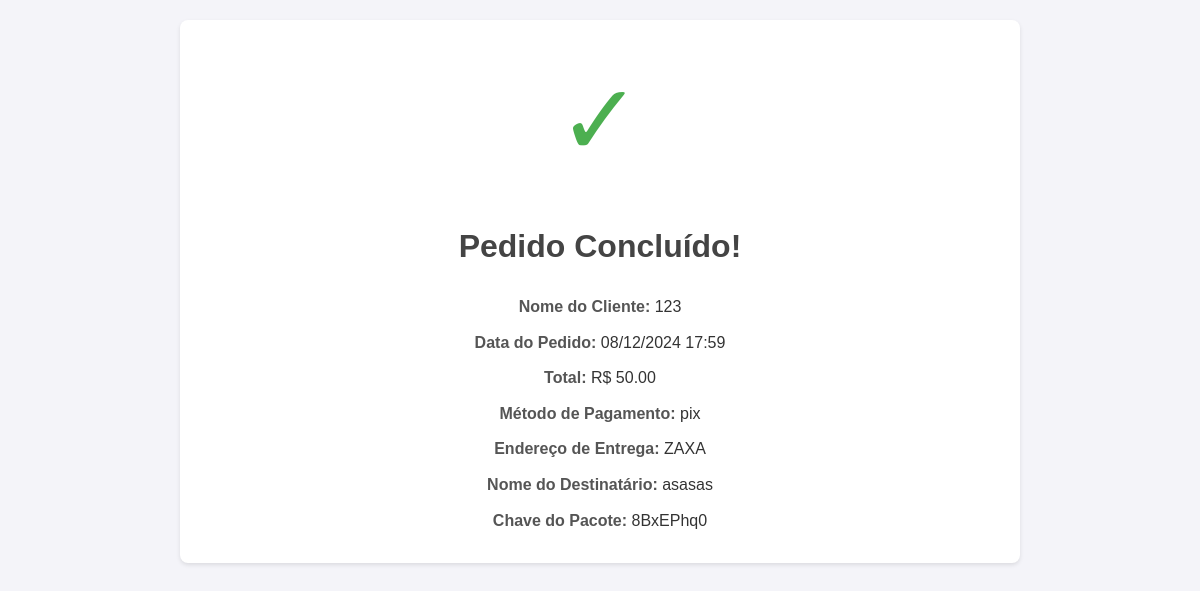
/pedido_concluido/2/, run on the app's committed database.
### produtos/models.py (models this page shows, shortened)
class Pedido(models.Model):
    cliente = models.ForeignKey('Cliente', on_delete=models.CASCADE)
    carrinho = models.ForeignKey('Carrinho', on_delete=models.CASCADE)
    metodo_pagamento = models.CharField(max_length=255)
    endereco_entrega = models.CharField(max_length=255)
    nome_destinatario = models.CharField(max_length=255)
    chave_pacote = models.CharField(max_length=8, blank=True, null=True)
    data = models.DateTimeField(default=timezone.now)

class Cliente(AbstractUser):
    telefone = models.CharField(max_length=15)
    endereco = models.TextField()
    USERNAME_FIELD = 'username'
    EMAIL_FIELD = 'email'
    REQUIRED_FIELDS = []
    objects = CustomManager()

class Carrinho(models.Model):
    cliente = models.OneToOneField(Cliente, on_delete=models.CASCADE)
    total = models.DecimalField(max_digits=10, decimal_places=2, default=0.00)

### produtos/views.py (the view)
# urls.py: path('pedido_concluido/<int:pedido_id>/',views.pedido_concluido, name='pedido_concluido'),
def pedido_concluido(request, pedido_id):
    try:
        pedido = Pedido.objects.get(id=pedido_id)
        print(pedido.data)  # Verifique se a data está sendo recuperada
    except Pedido.DoesNotExist:
        return HttpResponse("Pedido não encontrado.")
    return render(request, 'produtos/pedido_concluido.html', {'pedido': pedido})

### produtos/templates/produtos/pedido_concluido.html (shortened to what this page needs)
<!DOCTYPE html>
<html lang="en">
<head>
</head>
<body>
    <div class="container">
        <div class="checkmark">&#10003;</div>
        <h1>Pedido Concluído!</h1>
        <div class="details">
            <p><strong>Nome do Cliente:</strong> {{ pedido.cliente.username }}</p>
            <p><strong>Data do Pedido:</strong> {{ pedido.data|date:"d/m/Y H:i" }}</p>
            <p><strong>Total:</strong> R$ {{ pedido.carrinho.total|floatformat:2 }}</p>
            <p><strong>Método de Pagamento:</strong> {{ pedido.metodo_pagamento }}</p>
            <p><strong>Endereço de Entrega:</strong> {{ pedido.endereco_entrega }}</p>
            <p><strong>Nome do Destinatário:</strong> {{ pedido.nome_destinatario }}</p>
            <p><strong>Chave do Pacote:</strong> {{ pedido.chave_pacote }}</p>
        </div>
    </div>
</body>
</html>

### produtos/templates/produtos/pedido_concluido.html (style rules this page uses)
body { font-family: Arial, sans-serif; line-height: 1.6; margin: 0; padding: 0; background-color: #f4f4f9; color: #333; }
.container { max-width: 800px; margin: 20px auto; padding: 20px; background: #fff; border-radius: 8px; box-shadow: 0 2px 4px rgba(0, 0, 0, 0.1); text-align: center; position: relative; }
h1 { color: #444; }
.details { margin-top: 20px; }
.details p { margin: 10px 0; }
.details strong { color: #555; }
.checkmark { font-size: 100px; color: #4CAF50; animation: checkmarkAnimation 1.5s ease-in-out forwards; }
.details p { opacity: 0; transform: translateY(20px); animation: slideIn 1s ease-out forwards; }
.details p:nth-child(1) { animation-delay: 0.5s; }
.details p:nth-child(2) { animation-delay: 1s; }
.details p:nth-child(3) { animation-delay: 1.5s; }
.details p:nth-child(4) { animation-delay: 2s; }
.details p:nth-child(5) { animation-delay: 2.5s; }
.details p:nth-child(6) { animation-delay: 3s; }
.details p:nth-child(7) { animation-delay: 3.5s; }

### data on the page
Pedido: cliente.username "123", data "08/12/2024 17:59", carrinho.total "50.00", metodo_pagamento "pix", endereco_entrega "ZAXA", nome_destinatario "asasas", chave_pacote "8BxEPhq0"
